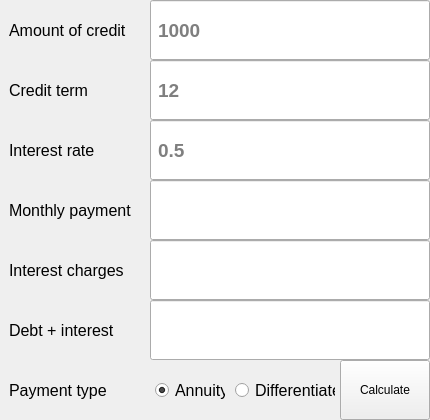
<?xml version="1.0" encoding="UTF-8"?>
<ui version="4.0">
 <class>Credit</class>
 <widget class="QMainWindow" name="Credit">
  <property name="geometry">
   <rect>
    <x>0</x>
    <y>0</y>
    <width>430</width>
    <height>420</height>
   </rect>
  </property>
  <property name="maximumSize">
   <size>
    <width>480</width>
    <height>620</height>
   </size>
  </property>
  <property name="baseSize">
   <size>
    <width>480</width>
    <height>620</height>
   </size>
  </property>
  <property name="windowTitle">
   <string>CreditWindow</string>
  </property>
  <property name="styleSheet">
   <string notr="true">padding:5px;</string>
  </property>
  <widget class="QWidget" name="centralwidget">
   <property name="maximumSize">
    <size>
     <width>500</width>
     <height>600</height>
    </size>
   </property>
   <property name="baseSize">
    <size>
     <width>500</width>
     <height>600</height>
    </size>
   </property>
   <property name="styleSheet">
    <string notr="true"/>
   </property>
   <widget class="QLabel" name="type">
    <property name="geometry">
     <rect>
      <x>0</x>
      <y>360</y>
      <width>150</width>
      <height>60</height>
     </rect>
    </property>
    <property name="font">
     <font>
      <pointsize>12</pointsize>
     </font>
    </property>
    <property name="text">
     <string>Payment type</string>
    </property>
   </widget>
   <widget class="QLabel" name="duty">
    <property name="geometry">
     <rect>
      <x>0</x>
      <y>300</y>
      <width>150</width>
      <height>60</height>
     </rect>
    </property>
    <property name="font">
     <font>
      <pointsize>12</pointsize>
      <bold>false</bold>
     </font>
    </property>
    <property name="text">
     <string>Debt + interest</string>
    </property>
   </widget>
   <widget class="QLineEdit" name="input_duty">
    <property name="geometry">
     <rect>
      <x>150</x>
      <y>300</y>
      <width>280</width>
      <height>60</height>
     </rect>
    </property>
    <property name="minimumSize">
     <size>
      <width>280</width>
      <height>60</height>
     </size>
    </property>
    <property name="maximumSize">
     <size>
      <width>280</width>
      <height>60</height>
     </size>
    </property>
    <property name="font">
     <font>
      <pointsize>14</pointsize>
      <bold>true</bold>
     </font>
    </property>
    <property name="alignment">
     <set>Qt::AlignLeading|Qt::AlignLeft|Qt::AlignVCenter</set>
    </property>
    <property name="readOnly">
     <bool>true</bool>
    </property>
   </widget>
   <widget class="QLabel" name="interest">
    <property name="geometry">
     <rect>
      <x>0</x>
      <y>240</y>
      <width>150</width>
      <height>60</height>
     </rect>
    </property>
    <property name="font">
     <font>
      <pointsize>12</pointsize>
      <bold>false</bold>
     </font>
    </property>
    <property name="text">
     <string>Interest charges</string>
    </property>
   </widget>
   <widget class="QLineEdit" name="input_interest">
    <property name="geometry">
     <rect>
      <x>150</x>
      <y>240</y>
      <width>280</width>
      <height>60</height>
     </rect>
    </property>
    <property name="minimumSize">
     <size>
      <width>150</width>
      <height>30</height>
     </size>
    </property>
    <property name="maximumSize">
     <size>
      <width>300</width>
      <height>60</height>
     </size>
    </property>
    <property name="font">
     <font>
      <pointsize>14</pointsize>
      <bold>true</bold>
     </font>
    </property>
    <property name="alignment">
     <set>Qt::AlignLeading|Qt::AlignLeft|Qt::AlignVCenter</set>
    </property>
    <property name="readOnly">
     <bool>true</bool>
    </property>
   </widget>
   <widget class="QLineEdit" name="input_monthly">
    <property name="geometry">
     <rect>
      <x>150</x>
      <y>180</y>
      <width>280</width>
      <height>60</height>
     </rect>
    </property>
    <property name="minimumSize">
     <size>
      <width>280</width>
      <height>60</height>
     </size>
    </property>
    <property name="maximumSize">
     <size>
      <width>280</width>
      <height>60</height>
     </size>
    </property>
    <property name="font">
     <font>
      <pointsize>14</pointsize>
      <bold>true</bold>
     </font>
    </property>
    <property name="alignment">
     <set>Qt::AlignLeading|Qt::AlignLeft|Qt::AlignVCenter</set>
    </property>
    <property name="readOnly">
     <bool>true</bool>
    </property>
   </widget>
   <widget class="QLabel" name="monthly">
    <property name="geometry">
     <rect>
      <x>0</x>
      <y>180</y>
      <width>150</width>
      <height>60</height>
     </rect>
    </property>
    <property name="font">
     <font>
      <pointsize>12</pointsize>
      <bold>false</bold>
     </font>
    </property>
    <property name="text">
     <string>Monthly payment</string>
    </property>
   </widget>
   <widget class="QLabel" name="term">
    <property name="geometry">
     <rect>
      <x>0</x>
      <y>60</y>
      <width>150</width>
      <height>60</height>
     </rect>
    </property>
    <property name="maximumSize">
     <size>
      <width>150</width>
      <height>60</height>
     </size>
    </property>
    <property name="font">
     <font>
      <pointsize>12</pointsize>
      <bold>false</bold>
     </font>
    </property>
    <property name="text">
     <string>Credit term</string>
    </property>
   </widget>
   <widget class="QLineEdit" name="input_amount">
    <property name="geometry">
     <rect>
      <x>150</x>
      <y>0</y>
      <width>280</width>
      <height>60</height>
     </rect>
    </property>
    <property name="minimumSize">
     <size>
      <width>280</width>
      <height>30</height>
     </size>
    </property>
    <property name="maximumSize">
     <size>
      <width>280</width>
      <height>60</height>
     </size>
    </property>
    <property name="font">
     <font>
      <pointsize>14</pointsize>
      <bold>true</bold>
     </font>
    </property>
    <property name="alignment">
     <set>Qt::AlignLeading|Qt::AlignLeft|Qt::AlignVCenter</set>
    </property>
    <property name="placeholderText">
     <string>1000</string>
    </property>
   </widget>
   <widget class="QLineEdit" name="input_term">
    <property name="geometry">
     <rect>
      <x>150</x>
      <y>60</y>
      <width>280</width>
      <height>60</height>
     </rect>
    </property>
    <property name="minimumSize">
     <size>
      <width>280</width>
      <height>30</height>
     </size>
    </property>
    <property name="maximumSize">
     <size>
      <width>280</width>
      <height>60</height>
     </size>
    </property>
    <property name="font">
     <font>
      <pointsize>14</pointsize>
      <bold>true</bold>
     </font>
    </property>
    <property name="alignment">
     <set>Qt::AlignLeading|Qt::AlignLeft|Qt::AlignVCenter</set>
    </property>
    <property name="placeholderText">
     <string>12</string>
    </property>
   </widget>
   <widget class="QLabel" name="rate">
    <property name="geometry">
     <rect>
      <x>0</x>
      <y>120</y>
      <width>150</width>
      <height>60</height>
     </rect>
    </property>
    <property name="maximumSize">
     <size>
      <width>150</width>
      <height>60</height>
     </size>
    </property>
    <property name="font">
     <font>
      <pointsize>12</pointsize>
      <bold>false</bold>
     </font>
    </property>
    <property name="text">
     <string>Interest rate</string>
    </property>
    <property name="alignment">
     <set>Qt::AlignLeading|Qt::AlignLeft|Qt::AlignVCenter</set>
    </property>
   </widget>
   <widget class="QLabel" name="amount">
    <property name="geometry">
     <rect>
      <x>0</x>
      <y>0</y>
      <width>150</width>
      <height>60</height>
     </rect>
    </property>
    <property name="maximumSize">
     <size>
      <width>150</width>
      <height>60</height>
     </size>
    </property>
    <property name="font">
     <font>
      <pointsize>12</pointsize>
     </font>
    </property>
    <property name="text">
     <string>Amount of credit</string>
    </property>
    <property name="alignment">
     <set>Qt::AlignLeading|Qt::AlignLeft|Qt::AlignVCenter</set>
    </property>
   </widget>
   <widget class="QLineEdit" name="input_rate">
    <property name="geometry">
     <rect>
      <x>150</x>
      <y>120</y>
      <width>280</width>
      <height>60</height>
     </rect>
    </property>
    <property name="minimumSize">
     <size>
      <width>280</width>
      <height>30</height>
     </size>
    </property>
    <property name="maximumSize">
     <size>
      <width>280</width>
      <height>60</height>
     </size>
    </property>
    <property name="baseSize">
     <size>
      <width>1</width>
      <height>0</height>
     </size>
    </property>
    <property name="font">
     <font>
      <pointsize>14</pointsize>
      <bold>true</bold>
     </font>
    </property>
    <property name="alignment">
     <set>Qt::AlignLeading|Qt::AlignLeft|Qt::AlignVCenter</set>
    </property>
    <property name="placeholderText">
     <string>0.5</string>
    </property>
   </widget>
   <widget class="QRadioButton" name="annuity">
    <property name="geometry">
     <rect>
      <x>150</x>
      <y>360</y>
      <width>80</width>
      <height>60</height>
     </rect>
    </property>
    <property name="font">
     <font>
      <pointsize>12</pointsize>
     </font>
    </property>
    <property name="text">
     <string>Annuity</string>
    </property>
    <property name="checked">
     <bool>true</bool>
    </property>
   </widget>
   <widget class="QRadioButton" name="diff">
    <property name="geometry">
     <rect>
      <x>230</x>
      <y>360</y>
      <width>110</width>
      <height>60</height>
     </rect>
    </property>
    <property name="font">
     <font>
      <pointsize>12</pointsize>
     </font>
    </property>
    <property name="text">
     <string>Differentiated</string>
    </property>
   </widget>
   <widget class="QPushButton" name="pushButton_calculate">
    <property name="geometry">
     <rect>
      <x>340</x>
      <y>360</y>
      <width>90</width>
      <height>60</height>
     </rect>
    </property>
    <property name="text">
     <string>Calculate</string>
    </property>
   </widget>
  </widget>
 </widget>
 <resources/>
 <connections/>
</ui>
